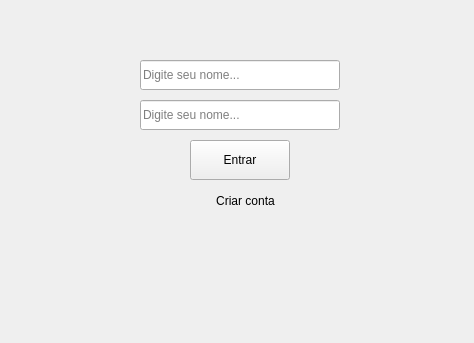
<?xml version="1.0" encoding="UTF-8"?>
<ui version="4.0">
 <class>TelaLogin</class>
 <widget class="QWidget" name="TelaLogin">
  <property name="geometry">
   <rect>
    <x>0</x>
    <y>0</y>
    <width>474</width>
    <height>343</height>
   </rect>
  </property>
  <property name="windowTitle">
   <string>Login - Truco Paulista</string>
  </property>
  <widget class="QLineEdit" name="campoNome">
   <property name="geometry">
    <rect>
     <x>140</x>
     <y>60</y>
     <width>200</width>
     <height>30</height>
    </rect>
   </property>
   <property name="placeholderText">
    <string>Digite seu nome...</string>
   </property>
  </widget>
  <widget class="QPushButton" name="botaoEntrar">
   <property name="geometry">
    <rect>
     <x>190</x>
     <y>140</y>
     <width>100</width>
     <height>40</height>
    </rect>
   </property>
   <property name="text">
    <string>Entrar</string>
   </property>
  </widget>
  <widget class="QLineEdit" name="campoSenha">
   <property name="geometry">
    <rect>
     <x>140</x>
     <y>100</y>
     <width>200</width>
     <height>30</height>
    </rect>
   </property>
   <property name="placeholderText">
    <string>Digite seu nome...</string>
   </property>
  </widget>
  <widget class="QLabel" name="label">
   <property name="geometry">
    <rect>
     <x>200</x>
     <y>190</y>
     <width>91</width>
     <height>21</height>
    </rect>
   </property>
   <property name="text">
    <string>Criar conta</string>
   </property>
   <property name="textFormat">
    <enum>Qt::TextFormat::AutoText</enum>
   </property>
   <property name="alignment">
    <set>Qt::AlignmentFlag::AlignCenter</set>
   </property>
  </widget>
 </widget>
 <resources/>
 <connections/>
</ui>
